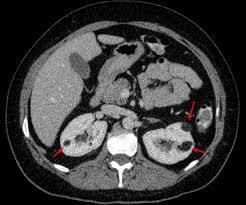
#> input picture anjiomyolipom-resim.jpg, 246 x 205 px
$ python main.py
#> lines starting #> are read from the running program, lines starting #| are printed output that depends on the picture; after the words box and inside, x2 and y2 are one past the last pixel; in counts of white or black regions, pixels touching at a corner belong together
import cv2
import numpy as np


class trackbar:
    def __init__(self):
        self.ilowH = 0
        self.ihighH = 179
        self.thresh=0
        self.thresh_max=255
        self.thresh_min=0
        self.ilowS = 0
        self.ihighS = 255
        self.ilowV = 0
        self.ihighV = 255
        self.erode=0
        self.dilate=0
        self.MORPH_OPEN=0
        self.MORPH_CLOSE=0
        self.kernel_size=5
        self.kernel = np.ones((self.kernel_size,self.kernel_size), np.uint8)
        self.Create_Trackbar()
        self.cap=cv2.imread("anjiomyolipom-resim.jpg")
#> self.cap is the input picture: shape (205, 246, 3); mean B, G, R 61.4, 61.4, 61.8


    def Create_Trackbar(self):
        cv2.namedWindow('image')
        # [6 lines of commented-out code are left out]
        cv2.createTrackbar('thresh_min','image',self.thresh_min,255,self.callback)
        cv2.createTrackbar('thresh_max','image',self.thresh_max,255,self.callback)
        cv2.createTrackbar('kernel_size','image',self.kernel_size,20,self.callback)
        cv2.createTrackbar('erode','image',self.erode,10,self.callback)
        cv2.createTrackbar('dilate','image',self.dilate,10,self.callback)
        cv2.createTrackbar('MORPH_OPEN','image',self.MORPH_OPEN,10,self.callback)
        cv2.createTrackbar('MORPH_CLOSE','image',self.MORPH_CLOSE,10,self.callback)

    def getTrackbarPos(self):
        self.ilowH = cv2.getTrackbarPos('lowH', 'image')
        self.ihighH = cv2.getTrackbarPos('highH', 'image')
        self.kernel_size=cv2.getTrackbarPos('kernel_size','image')
        self.kernel=np.ones((self.kernel_size,self.kernel_size), np.uint8)
        self.thresh_min = cv2.getTrackbarPos('thresh_min', 'image')
        self.thresh_max = cv2.getTrackbarPos('thresh_max', 'image')
        self.ilowS = cv2.getTrackbarPos('lowS', 'image')
        self.ihighS = cv2.getTrackbarPos('highS', 'image')
        self.ilowV = cv2.getTrackbarPos('lowV', 'image')
        self.ihighV = cv2.getTrackbarPos('highV', 'image')
        self.erode= cv2.getTrackbarPos('erode', 'image')
        self.dilate = cv2.getTrackbarPos('dilate', 'image')
        self.MORPH_OPEN= cv2.getTrackbarPos('MORPH_OPEN', 'image')
        self.MORPH_CLOSE= cv2.getTrackbarPos('MORPH_CLOSE', 'image')

    def callback(self,x):
        pass

    def morphologicaloperations(self):
            self.cap=cv2.imread("anjiomyolipom-resim.jpg")
            hsv = cv2.cvtColor(self.cap, cv2.COLOR_BGR2HSV)
#> hsv: shape (205, 246, 3); mean H, S, V 3.2, 3.5, 61.9


            # lower_color = np.array([self.ilowH, self.ilowS,self.ilowV])
            # upper_color = np.array([self.ihighH, self.ihighS, self.ihighV])
            # hsv = cv2.inRange(hsv, lower_color, upper_color)


            opening = cv2.morphologyEx(hsv, cv2.MORPH_OPEN, self.kernel)
#> opening: shape (205, 246, 3); mean H, S, V 1, 1.7, 47.6
            closing = cv2.morphologyEx(opening, cv2.MORPH_CLOSE, self.kernel)
#> closing: shape (205, 246, 3); mean H, S, V 1.1, 1.8, 50.1
            dilation = cv2.dilate(closing, self.kernel, iterations=self.dilate)
            erosion = cv2.erode(dilation, self.kernel, iterations=self.erode)
            img_blur = cv2.GaussianBlur(erosion, (7,7), 0)
#> img_blur: shape (205, 246, 3); mean H, S, V 1.1, 1.8, 50.1
            edges = cv2.Canny(img_blur,self.thresh_min , self.thresh_max)
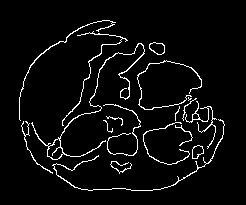
#> edges: shape (205, 246); 4.6% white in thin lines or dots, all inside (x1, y1, x2, y2) = (19, 20, 225, 191)
            edges = cv2.dilate(edges, self.kernel, iterations=1)
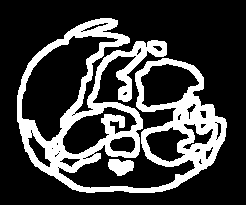
#> edges: shape (205, 246); 24.1% white; 2 white regions
            cap = cv2.bitwise_and(self.cap, self.cap, mask=edges)
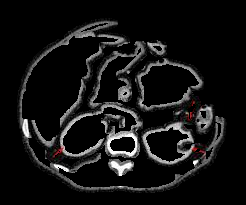
#> cap: shape (205, 246, 3); mean B, G, R 19.7, 19.7, 19.9

            return cap,edges

    def FindContours(self,cap,edges):

        contours, hierarchy = cv2.findContours(edges, cv2.RETR_TREE, cv2.CHAIN_APPROX_SIMPLE)
#> contours = 37 contours, 18 with area under 20; largest, box (x1, y1, x2, y2) and area: (17, 18, 227, 193) 20800, (21, 35, 119, 142) 4588, (140, 63, 200, 108) 1764, (62, 106, 138, 155) 1657, (145, 126, 190, 163) 942

        for i, contour in enumerate(contours):

            next_contour = hierarchy[0][i][0]
            if next_contour != -1:
                next_parent_contour = hierarchy[0][next_contour][3]
                parent_contour = hierarchy[0][i][3]
                if parent_contour != -1 and hierarchy[0][parent_contour][3] == -1:
                    area = cv2.contourArea(contour)
                    print(f"area : {area}")
                    if area>500:

                        cv2.drawContours(cap, contours, i, (0, 255, 0), 2)
#> this loop made 37 passes
#> (next_contour, next_parent_contour, parent_contour, area) on passes 6, 8, 14, 17, 18, 20, 21, 22, 23, 28, 29, 30: (6, 1, 1, 104.5), (8, 1, 1, 21), (14, 1, 1, 51), (17, 1, 1, 340.5), (18, 1, 1, 310), (20, 1, 1, 941.5), (21, 1, 1, 20.5), (22, 1, 1, 301.5), (23, 1, 1, 58), (28, 1, 1, 42.5), (29, 1, 1, 1657), (30, 1, 1, 59)
#> (next_contour, next_parent_contour, parent_contour) on pass 1: (1, -1, -1)
#| area : 2.0
#| area : 13.5
#| area : 6.0
#| area : 104.5
#| area : 5.5
#| area : 21.0
#| area : 2.0
#| area : 2.0
#> (further printed lines are left out)
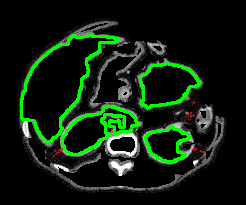
#> cap: shape (205, 246, 3); 6.2% of pixels changed, all inside (x1, y1, x2, y2) = (20, 34, 201, 164)

    def Main(self):

        while True:
            self.getTrackbarPos()
            cap,edges=self.morphologicaloperations()
            self.FindContours(cap,edges)
            cv2.imshow('image', cap)
            cv2.waitKey(1)
            if cv2.waitKey(1) & 0xFF == ord('q'):
#> (key q is pressed here)
                cv2.destroyAllWindows()
#> (the run stopped early here; a loop or call above may not have finished)
